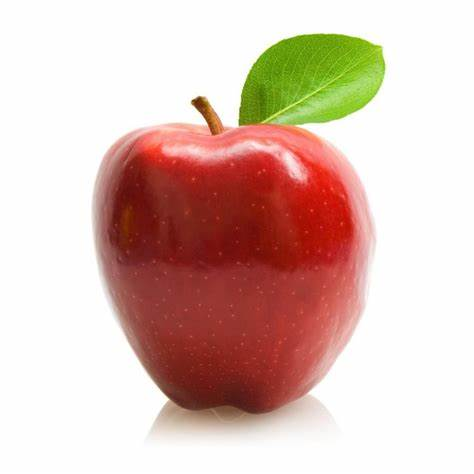
#> input picture man1.jpeg, 474 x 474 px
$ python AnalizingColors.py
#> lines starting #> are read from the running program, lines starting #| are printed output that depends on the picture; after the words box and inside, x2 and y2 are one past the last pixel; in counts of white or black regions, pixels touching at a corner belong together
import cv2 as cv

img = cv.imread('man1.jpeg',1)
#> img is the input picture: shape (474, 474, 3); mean B, G, R 183.5, 192.8, 220.4

hsv = cv.cvtColor(img, cv.COLOR_BGR2HSV)
#> hsv: shape (474, 474, 3); mean H, S, V 8, 62.4, 222.9
uba = (15,255,255)
ubb = (0, 40,40)
uba2 = (180, 255, 255)
ubb2 = (170, 40, 40)

mask1 = cv.inRange(hsv, ubb, uba)
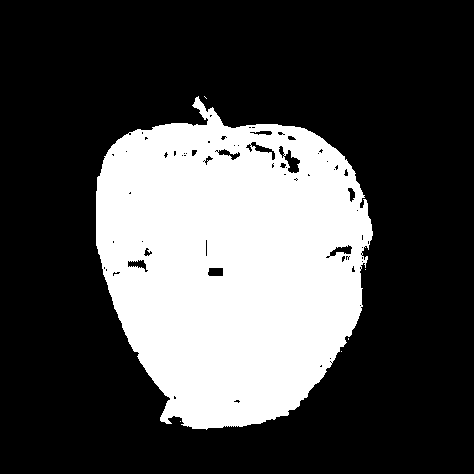
#> mask1: shape (474, 474); 29.6% white; 6 white regions (5 under 20 px), largest, box (x1, y1, x2, y2) and area: (96, 96, 373, 430) 66487
mask2 = cv.inRange(hsv, ubb2, uba2)
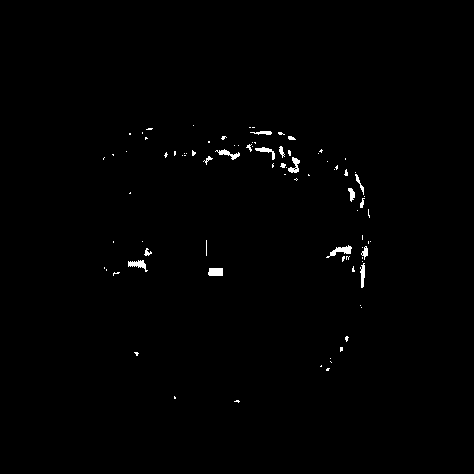
#> mask2: shape (474, 474); 0.66% white; 87 white regions (69 under 20 px), largest, box (x1, y1, x2, y2) and area: (326, 245, 352, 258) 130, (208, 268, 223, 276) 115, (128, 260, 148, 272) 111
mask = mask1 + mask2
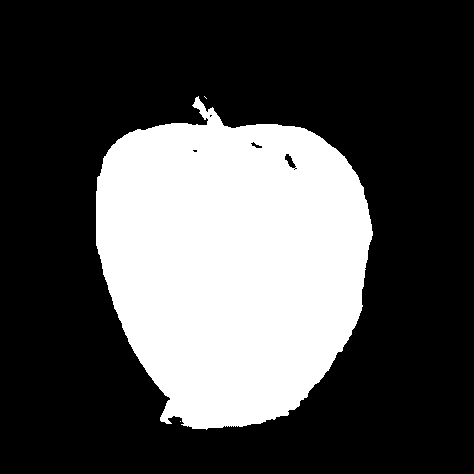
#> mask: shape (474, 474); 30.3% white; 3 white regions (2 under 20 px), largest, box (x1, y1, x2, y2) and area: (96, 96, 373, 430) 67985

res = cv.bitwise_and(img, img, mask=mask)
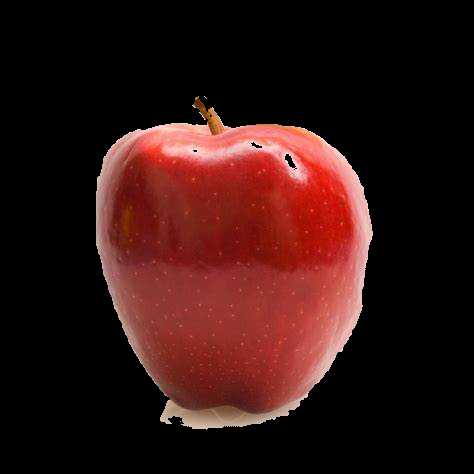
#> res: shape (474, 474, 3); mean B, G, R 18.1, 20.5, 50.1

cv.imshow('mask1', mask1)
cv.imshow('mask2 ', mask2)
cv.imshow('res', res)
cv.imshow('hsv', hsv)
cv.imshow('img', img)

cv.waitKey()
cv.destroyAllWindows()
